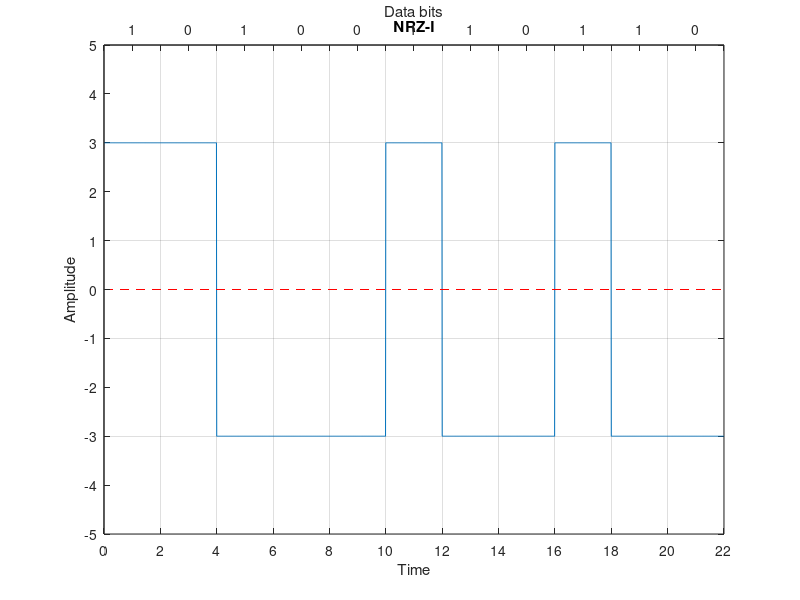

Recreate this plot in MATLAB.
clear all;
close all;
clc;

bits = [1 0 1 0 0 1 1 0 1 1 0];
bit_duration = 2;

fs = 100;
Total_time = length(bits) * bit_duration;   # time needed to send whole data
t = 0: 1/fs: Total_time-(1/fs);

# sender end
prv_state = -3
for i = 1 : length(bits)
    if bits(i) == 0
      nrzi(((i-1) * bit_duration * fs) + 1 : i * bit_duration * fs) = prv_state;
    else
      prv_state = -prv_state;
      nrzi(((i-1) * bit_duration * fs) + 1 : i * bit_duration * fs) = prv_state;
    endif
endfor

# ploting
plot(t, nrzi);
xticks([0: bit_duration: Total_time]);
yticks([-5: 2: 5]);
ylim([-5, 5]);
xlim([0, Total_time]);
grid on;
title("NRZ-I");
xlabel("Time");
ylabel("Amplitude");
line ([0, Total_time], [0 0], "linestyle", "--", "color", "r");

% Top axis
ax1=gca;
ax2 = axes('Position', get(ax1, 'Position'), 'Color', 'none');
set(ax2, 'XAxisLocation', 'top');
set(ax2, 'XLim', get(ax1, 'XLim'));
set(ax2, 'YLim', get(ax1, 'YLim'));
set(ax2, 'XTick', [bit_duration/2: bit_duration: Total_time]);
set(ax2, 'XTickLabel', bits);
set(ax2, 'XLabel', 'Data bits');

# receiver end
prv_found = ones(1, (bit_duration * fs)) .* 3;
for i = 1 : length(nrzi)/(bit_duration * fs)
    if nrzi(((i-1) * bit_duration * fs) + 1 : i * bit_duration * fs) == prv_found
        rcv_data(i) = 0;
    else
        rcv_data(i) = 1;
        prv_found = prv_found .* (-1);
    endif
endfor

disp(rcv_data);
